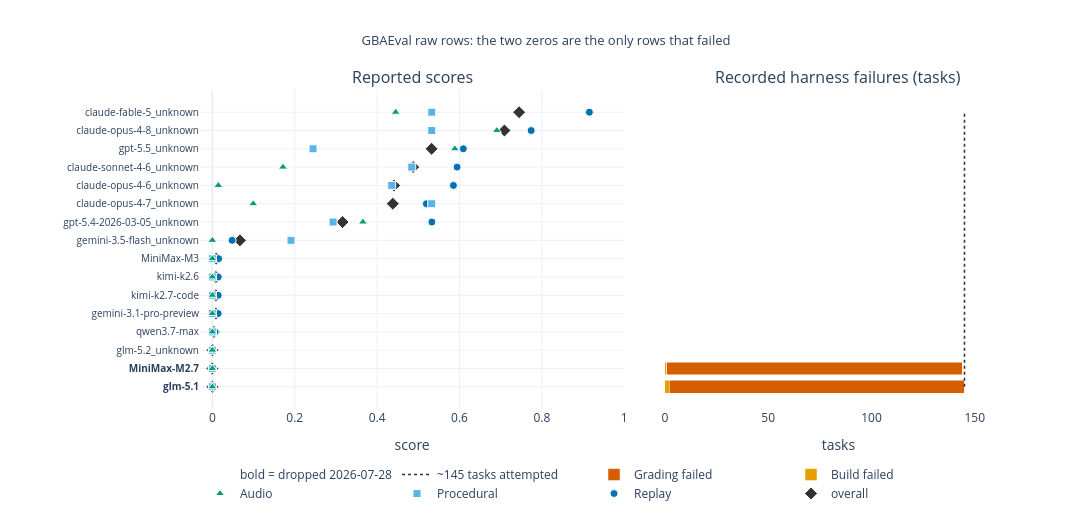

The cell this chart's notebook holds for it:
### Markdown cell above
### 4 · The 2 dropped rows are harness failures, not incapability: **143 of ~145** tasks failed grading.
They are the only 2 of 16 GBAEval rows with any recorded failure, and all three sub-scores are exactly 0. glm-5.2 scores **0.000172** with no failures — that is what real incapability looks like here.

### Code cell
SNAP = ROOT / "data/pipeline/snapshots/2026-07-28/epoch/gbaeval_external.csv"
raw = pd.read_csv(SNAP).sort_values("Overall score")
drops = pd.read_csv(ROOT / "data/curated/row_drops_2026-07-28.csv")
assert set(drops["model_version"]) == set(DROP_MODELS) and len(raw) == 16
raw["fail"] = raw["Failure total"].fillna(0)
ylab = [f"<b>{m}</b>" if m in DROP_MODELS else m for m in raw["Model version"]]

fig = make_subplots(rows=1, cols=2, shared_yaxes=True, column_widths=[0.55, 0.45],
                    horizontal_spacing=0.05,
                    subplot_titles=["Reported scores", "Recorded harness failures (tasks)"])
for tag, colname, col, sym in [("overall", "Overall score", C["dark"], "diamond"),
                               ("Replay", "Replay score", C["blue"], "circle"),
                               ("Procedural", "Procedural score", C["sky"], "square"),
                               ("Audio", "Audio score", C["green"], "triangle-up")]:
    fig.add_trace(go.Scatter(x=raw[colname], y=ylab, mode="markers", name=tag,
                             marker=dict(color=col, size=10 if tag == "overall" else 8,
                                         symbol=sym, line=dict(color="white", width=1)),
                             hovertemplate="%{y}: %{x:.4f}<extra></extra>"), row=1, col=1)
for tag, colname, col in [("Build failed", "Build failed", C["orange"]),
                          ("Grading failed", "Grading failed", C["verm"])]:
    fig.add_trace(go.Bar(x=raw[colname].fillna(0), y=ylab, orientation="h", name=tag,
                         marker_color=col, hovertemplate="%{y}: %{x:.0f}<extra></extra>"),
                  row=1, col=2)
fig.add_trace(go.Scatter(x=[145] * 2, y=[ylab[0], ylab[-1]], mode="lines",
                         name="~145 tasks attempted",
                         line=dict(color=C["dark"], width=1.6, dash="dot")), row=1, col=2)
fig.update_xaxes(title_text="score", range=[-0.03, 1.0], row=1, col=1)
fig.update_xaxes(title_text="tasks", range=[0, 168], row=1, col=2)
fig.update_yaxes(categoryorder="array", categoryarray=ylab, tickfont=dict(size=10), row=1, col=1)
fig.add_trace(go.Bar(x=[None], y=[None], marker_color="rgba(0,0,0,0)",
                     name="bold = dropped 2026-07-28"), row=1, col=2)
fig.update_layout(title="GBAEval raw rows: the two zeros are the only rows that failed",
                  height=520, width=1120, barmode="stack", bargap=0.3,
                  legend=dict(orientation="h", y=-0.16), margin=dict(l=200, t=90))
show(fig, "04_dropped_rows")

cols = ["Model version", "Overall score", "Replay score", "Procedural score", "Audio score",
        "Build failed", "Grading failed", "Failure total", "Checkpoints"]
print(raw.loc[raw["Model version"].isin(DROP_MODELS + ["glm-5.2_unknown"]), cols].to_string(index=False))
print(f"rows with any recorded failure: {int((raw['fail'] > 0).sum())} / {len(raw)}")

### Figure 1 — Plotly figure (JSON) as saved in the notebook; plotly's stock layout.template omitted (floating-point values rounded to 4 significant figures)
{"data": [{"hovertemplate": "%{y}: %{x:.4f}<extra></extra>", "marker": {"color": "#333333", "line": {"color": "white", "width": 1}, "size": 10, "symbol": "diamond"}, "mode": "markers", "name": "overall", "type": "scatter", "x": [0.0, 0.0, 0.0001722, 0.004067, 0.008463, 0.008527, 0.008625, 0.009136, 0.06701, 0.316, 0.4381, 0.4412, 0.4876, 0.5322, 0.709, 0.7447], "xaxis": "x", "y": ["<b>glm-5.1</b>", "<b>MiniMax-M2.7</b>", "glm-5.2_unknown", "qwen3.7-max", "gemini-3.1-pro-preview", "kimi-k2.7-code", "kimi-k2.6", "MiniMax-M3", "gemini-3.5-flash_unknown", "gpt-5.4-2026-03-05_unknown", "claude-opus-4-7_unknown", "claude-opus-4-6_unknown", "claude-sonnet-4-6_unknown", "gpt-5.5_unknown", "claude-opus-4-8_unknown", "claude-fable-5_unknown"], "yaxis": "y"}, {"hovertemplate": "%{y}: %{x:.4f}<extra></extra>", "marker": {"color": "#0072B2", "line": {"color": "white", "width": 1}, "size": 8, "symbol": "circle"}, "mode": "markers", "name": "Replay", "type": "scatter", "x": [0.0, 0.0, 0.000287, 0.006778, 0.0141, 0.01421, 0.01437, 0.01523, 0.04803, 0.5329, 0.5196, 0.5853, 0.5941, 0.6093, 0.774, 0.9153], "xaxis": "x", "y": ["<b>glm-5.1</b>", "<b>MiniMax-M2.7</b>", "glm-5.2_unknown", "qwen3.7-max", "gemini-3.1-pro-preview", "kimi-k2.7-code", "kimi-k2.6", "MiniMax-M3", "gemini-3.5-flash_unknown", "gpt-5.4-2026-03-05_unknown", "claude-opus-4-7_unknown", "claude-opus-4-6_unknown", "claude-sonnet-4-6_unknown", "gpt-5.5_unknown", "claude-opus-4-8_unknown", "claude-fable-5_unknown"], "yaxis": "y"}, {"hovertemplate": "%{y}: %{x:.4f}<extra></extra>", "marker": {"color": "#56B4E9", "line": {"color": "white", "width": 1}, "size": 8, "symbol": "square"}, "mode": "markers", "name": "Procedural", "type": "scatter", "x": [0.0, 0.0, 1e-16, 1e-16, 1e-16, 1.308e-14, 1e-16, 1e-16, 0.191, 0.2931, 0.5326, 0.4354, 0.484, 0.2444, 0.5326, 0.5326], "xaxis": "x", "y": ["<b>glm-5.1</b>", "<b>MiniMax-M2.7</b>", "glm-5.2_unknown", "qwen3.7-max", "gemini-3.1-pro-preview", "kimi-k2.7-code", "kimi-k2.6", "MiniMax-M3", "gemini-3.5-flash_unknown", "gpt-5.4-2026-03-05_unknown", "claude-opus-4-7_unknown", "claude-opus-4-6_unknown", "claude-sonnet-4-6_unknown", "gpt-5.5_unknown", "claude-opus-4-8_unknown", "claude-fable-5_unknown"], "yaxis": "y"}, {"hovertemplate": "%{y}: %{x:.4f}<extra></extra>", "marker": {"color": "#009E73", "line": {"color": "white", "width": 1}, "size": 8, "symbol": "triangle-up"}, "mode": "markers", "name": "Audio", "type": "scatter", "x": [0.0, 0.0, 0.0, 0.0, 0.0, 0.0, 0.0, 0.0, 0.0, 0.3655, 0.09925, 0.0145, 0.1714, 0.5888, 0.6906, 0.445], "xaxis": "x", "y": ["<b>glm-5.1</b>", "<b>MiniMax-M2.7</b>", "glm-5.2_unknown", "qwen3.7-max", "gemini-3.1-pro-preview", "kimi-k2.7-code", "kimi-k2.6", "MiniMax-M3", "gemini-3.5-flash_unknown", "gpt-5.4-2026-03-05_unknown", "claude-opus-4-7_unknown", "claude-opus-4-6_unknown", "claude-sonnet-4-6_unknown", "gpt-5.5_unknown", "claude-opus-4-8_unknown", "claude-fable-5_unknown"], "yaxis": "y"}, {"hovertemplate": "%{y}: %{x:.0f}<extra></extra>", "marker": {"color": "#E69F00"}, "name": "Build failed", "orientation": "h", "type": "bar", "x": [2.0, 1.0, 0.0, 0.0, 0.0, 0.0, 0.0, 0.0, 0.0, 0.0, 0.0, 0.0, 0.0, 0.0, 0.0, 0.0], "xaxis": "x2", "y": ["<b>glm-5.1</b>", "<b>MiniMax-M2.7</b>", "glm-5.2_unknown", "qwen3.7-max", "gemini-3.1-pro-preview", "kimi-k2.7-code", "kimi-k2.6", "MiniMax-M3", "gemini-3.5-flash_unknown", "gpt-5.4-2026-03-05_unknown", "claude-opus-4-7_unknown", "claude-opus-4-6_unknown", "claude-sonnet-4-6_unknown", "gpt-5.5_unknown", "claude-opus-4-8_unknown", "claude-fable-5_unknown"], "yaxis": "y2"}, {"hovertemplate": "%{y}: %{x:.0f}<extra></extra>", "marker": {"color": "#D55E00"}, "name": "Grading failed", "orientation": "h", "type": "bar", "x": [143.0, 143.0, 0.0, 0.0, 0.0, 0.0, 0.0, 0.0, 0.0, 0.0, 0.0, 0.0, 0.0, 0.0, 0.0, 0.0], "xaxis": "x2", "y": ["<b>glm-5.1</b>", "<b>MiniMax-M2.7</b>", "glm-5.2_unknown", "qwen3.7-max", "gemini-3.1-pro-preview", "kimi-k2.7-code", "kimi-k2.6", "MiniMax-M3", "gemini-3.5-flash_unknown", "gpt-5.4-2026-03-05_unknown", "claude-opus-4-7_unknown", "claude-opus-4-6_unknown", "claude-sonnet-4-6_unknown", "gpt-5.5_unknown", "claude-opus-4-8_unknown", "claude-fable-5_unknown"], "yaxis": "y2"}, {"line": {"color": "#333333", "dash": "dot", "width": 1.6}, "mode": "lines", "name": "~145 tasks attempted", "type": "scatter", "x": [145, 145], "xaxis": "x2", "y": ["<b>glm-5.1</b>", "claude-fable-5_unknown"], "yaxis": "y2"}, {"marker": {"color": "rgba(0,0,0,0)"}, "name": "bold = dropped 2026-07-28", "type": "bar", "x": [null], "xaxis": "x2", "y": [null], "yaxis": "y2"}], "layout": {"annotations": [{"font": {"size": 16}, "showarrow": false, "text": "Reported scores", "x": 0.2612, "xanchor": "center", "xref": "paper", "y": 1.0, "yanchor": "bottom", "yref": "paper"}, {"font": {"size": 16}, "showarrow": false, "text": "Recorded harness failures (tasks)", "x": 0.7863, "xanchor": "center", "xref": "paper", "y": 1.0, "yanchor": "bottom", "yref": "paper"}], "bargap": 0.3, "barmode": "stack", "height": 520, "legend": {"orientation": "h", "y": -0.16}, "margin": {"l": 200, "t": 90}, "title": {"font": {"size": 13}, "text": "GBAEval raw rows: the two zeros are the only rows that failed", "x": 0.5}, "width": 1120, "xaxis": {"anchor": "y", "domain": [0.0, 0.5225], "range": [-0.03, 1.0], "title": {"text": "score"}}, "xaxis2": {"anchor": "y2", "domain": [0.5725, 1.0], "range": [0, 168], "title": {"text": "tasks"}}, "yaxis": {"anchor": "x", "categoryarray": ["<b>glm-5.1</b>", "<b>MiniMax-M2.7</b>", "glm-5.2_unknown", "qwen3.7-max", "gemini-3.1-pro-preview", "kimi-k2.7-code", "kimi-k2.6", "MiniMax-M3", "gemini-3.5-flash_unknown", "gpt-5.4-2026-03-05_unknown", "claude-opus-4-7_unknown", "claude-opus-4-6_unknown", "claude-sonnet-4-6_unknown", "gpt-5.5_unknown", "claude-opus-4-8_unknown", "claude-fable-5_unknown"], "categoryorder": "array", "domain": [0.0, 1.0], "tickfont": {"size": 10}}, "yaxis2": {"anchor": "x2", "domain": [0.0, 1.0], "matches": "y", "showticklabels": false}}}
